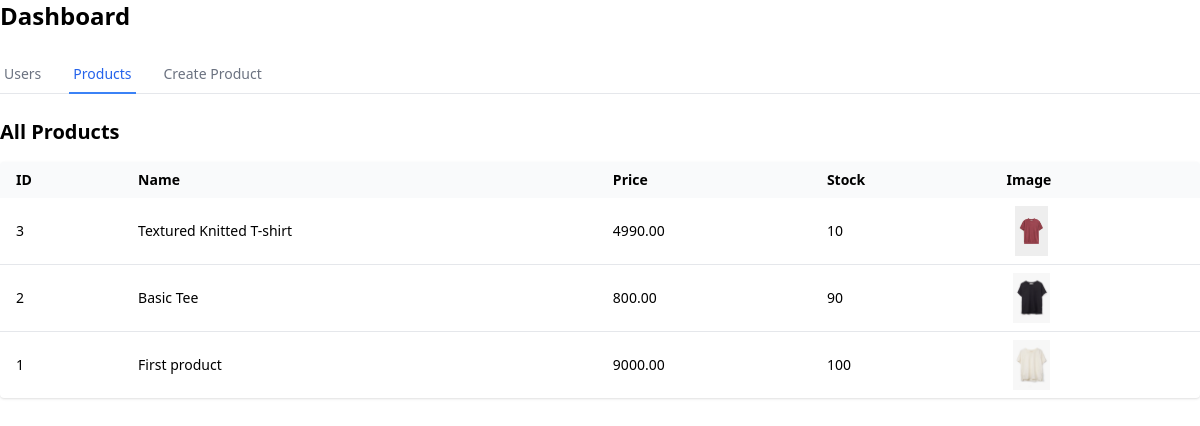
Page /products on the committed database.
### app/models.py (models this page shows)
class Product(db.Model):
    __tablename__ = "products"
    id  = db.Column(db.Integer , primary_key=True)
    name = db.Column(db.String(150), nullable=False)
    description = db.Column(db.Text , nullable=False)
    price = db.Column(db.Float , nullable=False)
    stock = db.Column(db.Integer , default=0)
    image = db.Column(db.String(256))

### app/admin.py (the view)
@admin.route("/products")
def products():
    all_products = Product.query.order_by(Product.id.desc()).all()
    return render_template("dashboard.html",
                           active_tab="products",
                           users=None,
                           products=all_products)

### templates/dashboard.html (shortened to what this page needs)
{% extends "base.html" %}
{% block content %}
<h1 class="text-2xl font-semibold mb-6">Dashboard</h1>
<div class="border-b border-gray-200 mb-6">
  <nav class="-mb-px flex gap-6" aria-label="Tabs">
    <a href="{{ url_for('admin.users') }}"
       class="py-2 px-1 border-b-2 text-sm font-medium
              {% if active_tab == 'users' %}border-blue-500 text-blue-600
              {% else %}border-transparent text-gray-500 hover:text-gray-700 hover:border-gray-300{% endif %}">
      Users
    </a>
    <a href="{{ url_for('admin.products') }}"
       class="py-2 px-1 border-b-2 text-sm font-medium
              {% if active_tab == 'products' %}border-blue-500 text-blue-600
              {% else %}border-transparent text-gray-500 hover:text-gray-700 hover:border-gray-300{% endif %}">
      Products
    </a>
    <a href="{{ url_for('admin.create_product') }}"
       class="py-2 px-1 border-b-2 text-sm font-medium
              {% if active_tab == 'create' %}border-blue-500 text-blue-600
              {% else %}border-transparent text-gray-500 hover:text-gray-700 hover:border-gray-300{% endif %}">
      Create Product
    </a>
  </nav>
</div>
{% if active_tab == 'users' %}
  <section>
    <h2 class="text-xl font-semibold mb-4">All Users</h2>
    {% if users %}
      <div class="overflow-x-auto bg-white rounded shadow">
        <table class="min-w-full text-sm">
          <thead class="bg-gray-50">
            <tr>
              <th class="px-4 py-2 text-left">ID</th>
              <th class="px-4 py-2 text-left">Name</th>
              <th class="px-4 py-2 text-left">Email</th>
            </tr>
          </thead>
          <tbody class="divide-y">
            {% for u in users %}
              <tr>
                <td class="px-4 py-2">{{ u.id }}</td>
                <td class="px-4 py-2">{{ u.name }}</td>
                <td class="px-4 py-2">{{ u.email }}</td>
              </tr>
            {% endfor %}
          </tbody>
        </table>
      </div>
    {% else %}
      <p>No users found.</p>
    {% endif %}
  </section>
{% elif active_tab == 'products' %}
  <section>
    <h2 class="text-xl font-semibold mb-4">All Products</h2>
    {% if products %}
      <div class="overflow-x-auto bg-white rounded shadow">
        <table class="min-w-full text-sm">
          <thead class="bg-gray-50">
            <tr>
              <th class="px-4 py-2 text-left">ID</th>
              <th class="px-4 py-2 text-left">Name</th>
              <th class="px-4 py-2 text-left">Price</th>
              <th class="px-4 py-2 text-left">Stock</th>
              <th class="px-4 py-2 text-left">Image</th>
            </tr>
          </thead>
          <tbody class="divide-y">
            {% for p in products %}
              <tr>
                <td class="px-4 py-2">{{ p.id }}</td>
                <td class="px-4 py-2">{{ p.name }}</td>
                <td class="px-4 py-2">{{ "%.2f"|format(p.price) }}</td>
                <td class="px-4 py-2">{{ p.stock }}</td>
                <td class="px-4 py-2">
                  {% if p.image %}
                  <img class="w-[50px] h-[50px] object-contain" src="{{ url_for('uploaded_file', filename=p.image.split('uploads/')[-1]) }}">
                  {% else %}
                    —
                  {% endif %}
                </td>
              </tr>
            {% endfor %}
          </tbody>
        </table>
      </div>
    {% else %}
      <p>No products found.</p>
    {% endif %}
  </section>
{% endif %}
{% endblock %}

### rows in the picture
Product: id "3", name "Textured Knitted T-shirt", price "4990.00", stock "10", image (picture)
Product: id "2", name "Basic Tee", price "800.00", stock "90", image (picture)
Product: id "1", name "First product", price "9000.00", stock "100", image (picture)
